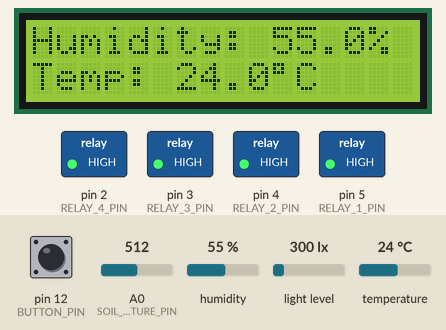
This sketch was run on a simulated Arduino Uno, built with avr-gcc and run on an emulated ATmega328P. On the bench: 16×2 character LCD, switched loads named in the sketch (green lamp = pin HIGH). The inputs (shaded band) are chosen by the test bench; at power-on: light level 300 lx, humidity 55 %, A0 (SOIL_MOISTURE_PIN) = 512, temperature 24 °C, pin 12 (BUTTON_PIN) HIGH. What the sketch prints to the serial monitor is not drawn.

Above: at 5.6 s.
5.7 s: light level set to 40 lx
At 10.9 s:
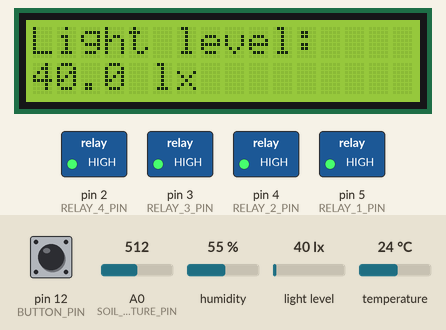
19.7 s: humidity set to 22 %
At 25.4 s:
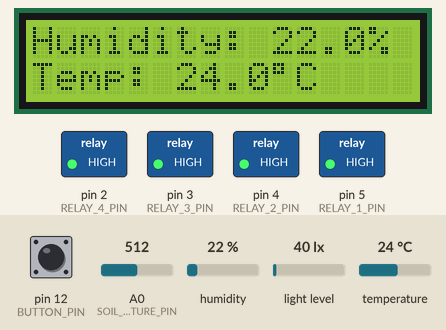
33.7 s: A0 (SOIL_MOISTURE_PIN) set to 716
At 41.2 s:
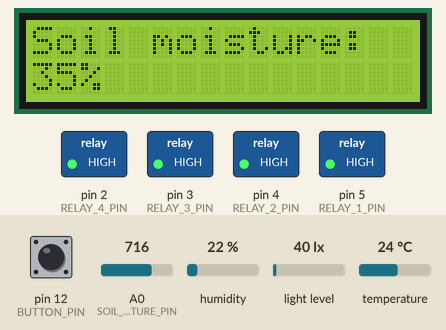
41.5 s: temperature set to 12 °C
At 45.4 s:
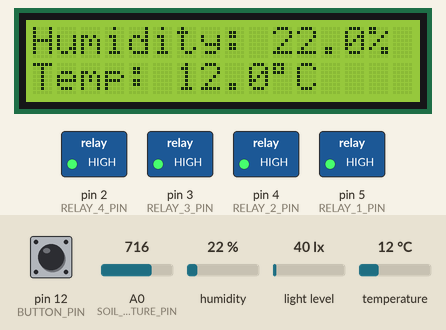
51.6 s: A0 (SOIL_MOISTURE_PIN) set to 992
At 61.3 s:
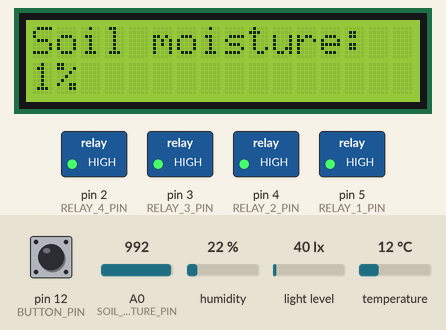
65.6 s: light level set to 500 lx
At 71.0 s:
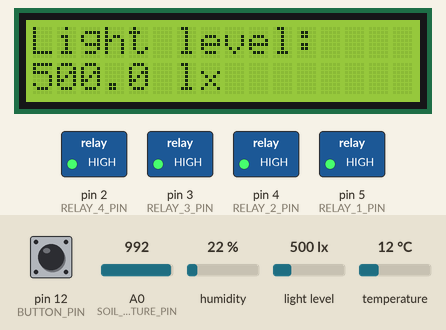
Timing chart, 0 to 72.5 s (numbered marks = the images above; inputs shaded):
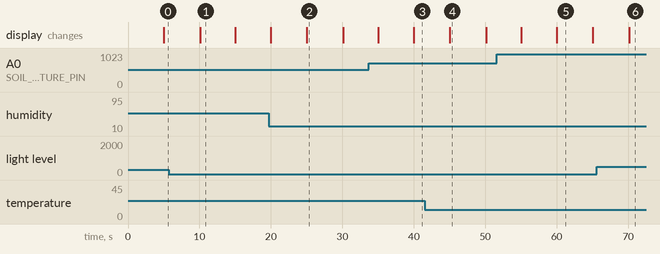

Measured:
- what the display in image 1 shows lasts 4.9 s, from 10.1 s to 15.0 s
- what the display in image 2 shows lasts 5.1 s, from 25.0 s to 30.1 s
- what the display in image 5 shows lasts 5.0 s, from 60.0 s to 65.0 s

The sketch:

temp_humidity_light_2.ino
```cpp
#include <LiquidCrystal.h>
#include <DHT.h>
#include <Wire.h>
#include <BH1750.h>
#define PIN_RS 6
#define PIN_EN 7
#define PIN_DB4 8
#define PIN_DB5 9
#define PIN_DB6 10
#define PIN_DB7 11
#define SOIL_MOISTURE_PIN A0
#define DHT_PIN 13
#define BUTTON_PIN 12
#define RELAY_1_PIN 5
#define RELAY_2_PIN 4
#define RELAY_3_PIN 3
#define RELAY_4_PIN 2
#define LED_RELAY RELAY_1_PIN
#define CURTAINS_RELAY RELAY_2_PIN
#define RELAY_3 RELAY_3_PIN
#define RELAY_4 RELAY_4_PIN
#define DHT_TYPE DHT22
#define DISPLAY_INTERVAL 5000
enum ProgramState {
  NORMAL_OPERATION
};
enum DisplayMode {
  SOIL_MOISTURE,
  AIR_DATA,
  LIGHT_DATA,
  DEVICES_STATE
};
LiquidCrystal lcd(PIN_RS, PIN_EN, PIN_DB4, PIN_DB5, PIN_DB6, PIN_DB7);
DHT dht(DHT_PIN, DHT_TYPE);
BH1750 lightMeter;
ProgramState currentState = NORMAL_OPERATION;
DisplayMode currentDisplayMode = SOIL_MOISTURE;
int drySoilValue = 1000;
int wetSoilValue = 200;
unsigned long lastDisplayChange = 0;
bool lastButtonState = HIGH;
bool buttonState = HIGH;
unsigned long lastDebounceTime = 0;
unsigned long debounceDelay = 50;
bool bh1750_detected = false;
bool ledState = false;
bool curtainsState = false;
bool relay3State = false;
bool relay4State = false;
void setup() {
  Serial.begin(9600);
  Wire.begin();
  lcd.begin(16, 2);
  dht.begin();
  pinMode(RELAY_1_PIN, OUTPUT);
  pinMode(RELAY_2_PIN, OUTPUT);
  pinMode(RELAY_3_PIN, OUTPUT);
  pinMode(RELAY_4_PIN, OUTPUT);
  digitalWrite(RELAY_1_PIN, HIGH);
  digitalWrite(RELAY_2_PIN, HIGH);
  digitalWrite(RELAY_3_PIN, HIGH);
  digitalWrite(RELAY_4_PIN, HIGH);
  Serial.println("Initializing BH1750 sensor...");
  for (int i = 0; i < 3; i++) {
    if (lightMeter.begin(BH1750::ONE_TIME_HIGH_RES_MODE)) {
      bh1750_detected = true;
      Serial.println("BH1750 sensor initialized successfully!");
      break;
    }
    delay(500);
    Serial.println("Failed to initialize BH1750 sensor, retrying...");
  }
  if (!bh1750_detected) {
    Serial.println("Could not find a valid BH1750 sensor, check wiring!");
  }
  pinMode(BUTTON_PIN, INPUT_PULLUP);
  displaySoilMoistureData();
  Serial.print("Dry soil value: ");
  Serial.println(drySoilValue);
  Serial.print("Wet soil value: ");
  Serial.println(wetSoilValue);
  Serial.println("Relay configuration:");
  Serial.print("Lamp relay: PIN ");
  Serial.println(LED_RELAY);
  Serial.print("Curtains relay: PIN ");
  Serial.println(CURTAINS_RELAY);
  Serial.print("Additional relay 3: PIN ");
  Serial.println(RELAY_3);
  Serial.print("Additional relay 4: PIN ");
  Serial.println(RELAY_4);
}
void loop() {
  int reading = digitalRead(BUTTON_PIN);
  if (reading != lastButtonState) {
    lastDebounceTime = millis();
  }
  if ((millis() - lastDebounceTime) > debounceDelay) {
    if (reading != buttonState) {
      buttonState = reading;
      if (buttonState == LOW) {
        handleButtonPress();
      }
    }
  }
  lastButtonState = reading;
  if (millis() - lastDisplayChange >= DISPLAY_INTERVAL) {
    lastDisplayChange = millis();
    switchToNextDisplay();
  }
  if (Serial.available() > 0) {
    String command = Serial.readStringUntil('\n');
    processCommand(command);
  }
}
void processCommand(String command) {
  if (command.startsWith("LED:")) {
    int state = command.substring(4).toInt();
    ledState = (state == 1);
    digitalWrite(LED_RELAY, ledState ? LOW : HIGH);
    Serial.print("LED state changed to: ");
    Serial.println(ledState ? "ON" : "OFF");
    if (currentDisplayMode == DEVICES_STATE) {
      displayDevicesState();
    }
  }
  else if (command.startsWith("CURTAINS:")) {
    int state = command.substring(9).toInt();
    curtainsState = (state == 1);
    digitalWrite(CURTAINS_RELAY, curtainsState ? LOW : HIGH);
    Serial.print("Curtains state changed to: ");
    Serial.println(curtainsState ? "CLOSED" : "OPEN");
    if (currentDisplayMode == DEVICES_STATE) {
      displayDevicesState();
    }
  }
  else if (command.startsWith("RELAY3:")) {
    int state = command.substring(7).toInt();
    relay3State = (state == 1);
    digitalWrite(RELAY_3, relay3State ? LOW : HIGH);
    Serial.print("Relay 3 state changed to: ");
    Serial.println(relay3State ? "ON" : "OFF");
    if (currentDisplayMode == DEVICES_STATE) {
      displayDevicesState();
    }
  }
  else if (command.startsWith("RELAY4:")) {
    int state = command.substring(7).toInt();
    relay4State = (state == 1);
    digitalWrite(RELAY_4, relay4State ? LOW : HIGH);
    Serial.print("Relay 4 state changed to: ");
    Serial.println(relay4State ? "ON" : "OFF");
    if (currentDisplayMode == DEVICES_STATE) {
      displayDevicesState();
    }
  }
  else if (command.equals("STATUS")) {
    Serial.println("Current devices status:");
    Serial.print("LED: ");
    Serial.println(ledState ? "ON" : "OFF");
    Serial.print("Curtains: ");
    Serial.println(curtainsState ? "CLOSED" : "OPEN");
    Serial.print("Relay 3: ");
    Serial.println(relay3State ? "ON" : "OFF");
    Serial.print("Relay 4: ");
    Serial.println(relay4State ? "ON" : "OFF");
  }
}
void switchToNextDisplay() {
  switch (currentDisplayMode) {
    case SOIL_MOISTURE:
      currentDisplayMode = AIR_DATA;
      displayDHTData();
      break;
    case AIR_DATA:
      currentDisplayMode = LIGHT_DATA;
      displayLightData();
      break;
    case LIGHT_DATA:
      currentDisplayMode = DEVICES_STATE;
      displayDevicesState();
      break;
    case DEVICES_STATE:
      currentDisplayMode = SOIL_MOISTURE;
      displaySoilMoistureData();
      break;
  }
}
void handleButtonPress() {
  lastDisplayChange = millis();
  switchToNextDisplay();
}
void displaySoilMoistureData() {
  int soilMoistureRaw = analogRead(SOIL_MOISTURE_PIN);
  int soilMoisturePercent = map(soilMoistureRaw, drySoilValue, wetSoilValue, 0, 100);
  soilMoisturePercent = constrain(soilMoisturePercent, 0, 100);
  lcd.clear();
  lcd.setCursor(0, 0);
  lcd.print("Soil moisture:");
  lcd.setCursor(0, 1);
  lcd.print(soilMoisturePercent);
  lcd.print("%");
  Serial.print("Soil moisture: ");
  Serial.print(soilMoisturePercent);
  Serial.println("%");
}
void displayDHTData() {
  float humidity = dht.readHumidity();
  float temperature = dht.readTemperature();
  if (isnan(humidity) || isnan(temperature)) {
    lcd.clear();
    lcd.setCursor(0, 0);
    lcd.print("DHT read failed");
    Serial.println("Failed to read from DHT sensor!");
    return;
  }
  lcd.clear();
  lcd.setCursor(0, 0);
  lcd.print("Humidity: ");
  lcd.print(humidity, 1);
  lcd.print("%");
  lcd.setCursor(0, 1);
  lcd.print("Temp: ");
  lcd.print(temperature, 1);
  lcd.print("\xDF""C");
  Serial.print("Humidity: ");
  Serial.print(humidity);
  Serial.print("% ");
  Serial.print("Temperature: ");
  Serial.print(temperature);
  Serial.println("°C");
}
void displayLightData() {
  float lux = 0;
  if (bh1750_detected) {
    lightMeter.configure(BH1750::ONE_TIME_HIGH_RES_MODE);
    delay(120);
    lux = lightMeter.readLightLevel();
    if (lux < 0) {
      Serial.println("Invalid BH1750 reading, reinitializing sensor...");
      if (lightMeter.begin(BH1750::ONE_TIME_HIGH_RES_MODE)) {
        delay(120);
        lux = lightMeter.readLightLevel();
      }
    }
    if (lux < 0) lux = 0;
  } else {
    if (lightMeter.begin(BH1750::ONE_TIME_HIGH_RES_MODE)) {
      bh1750_detected = true;
      delay(120);
      lux = lightMeter.readLightLevel();
      if (lux < 0) lux = 0;
    }
  }
  lcd.clear();
  lcd.setCursor(0, 0);
  lcd.print("Light level:");
  lcd.setCursor(0, 1);
  if (bh1750_detected) {
    lcd.print(lux, 1);
    lcd.print(" lx");
  } else {
    lcd.print("Sensor error");
  }
  Serial.print("Light level: ");
  Serial.print(lux);
  Serial.println(" lx");
}
void displayDevicesState() {
  static bool showFirstPair = true;
  lcd.clear();
  if (showFirstPair) {
    lcd.setCursor(0, 0);
    lcd.print("Lamp: ");
    lcd.print(ledState ? "ON" : "OFF");
    lcd.setCursor(0, 1);
    lcd.print("Curtains: ");
    lcd.print(curtainsState ? "CLOSED" : "OPEN");
  } else {
    lcd.setCursor(0, 0);
    lcd.print("Relay3: ");
    lcd.print(relay3State ? "ON" : "OFF");
    lcd.setCursor(0, 1);
    lcd.print("Relay4: ");
    lcd.print(relay4State ? "ON" : "OFF");
  }
  showFirstPair = !showFirstPair;
  Serial.println("Device states:");
  Serial.print("Lamp: ");
  Serial.println(ledState ? "ON" : "OFF");
  Serial.print("Curtains: ");
  Serial.println(curtainsState ? "CLOSED" : "OPEN");
  Serial.print("Relay3: ");
  Serial.println(relay3State ? "ON" : "OFF");
  Serial.print("Relay4: ");
  Serial.println(relay4State ? "ON" : "OFF");
} 
```
